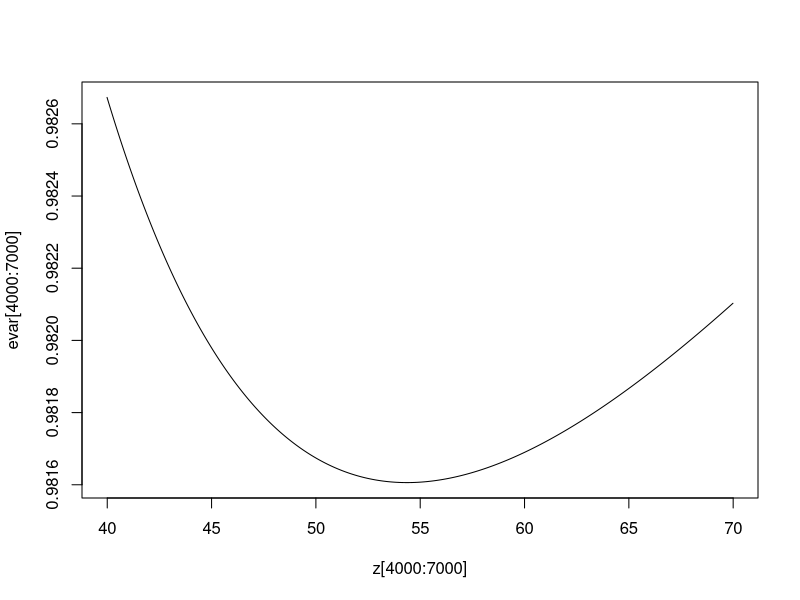

Source code (R): (Note: this script raises an error after producing the figure.)
## ---- chunk 1
a = 0.05
z = seq(0,100,0.01)
evar = 1/z * ( log(exp(z)-1) - log(z) - log(0.05))

which.min(evar)

plot(z[4000:7000], evar[4000:7000], type="l")

z[which.min(evar)]
## ---- chunk 2
library(tseries)
library(zoo)

tickers = c("^GSPC", "AAPL", "MSFT", "AMZN", "NVDA", "GOOGL", "BRK-B", "GOOG", "TSLA", "XOM", "UNH")
N = length(tickers)

P = list() # list for holding prices

for (i in 1:N) {
  # cat("Downloading ", i, " out of ", N , "\n")
  P[[i]] = get.hist.quote(instrument = tickers[i], 
    start = as.Date("2015-01-01"), 
    end=as.Date("2020-12-31"), 
    compression="d", quote = "AdjClose", 
    retclass = "zoo", quiet = T)
}
## ---- chunk 3
R_mut=lapply(P, FUN = function(x){ diff(x) /stats::lag(x,-1) }) # calculate MF returns
net_r = matrix(unlist(R_mut), ncol=N)
colnames(net_r) = tickers
head(net_r)
## ---- chunk 4
S0 = 1000

A2 = P[[2]]["2018-11-08"]
A1 = P[[2]]["2016-10-31"]

St = (A2[[1]]-A1[[1]]) * S0
St
## ---- chunk 5
# By our in class theory, we now the that the weighted sum of net returns are 
# still net returns (here I just divide by 2 as they are equally weighted)
aapl_xom = net_r[,c(2,10)]
rp = rowSums(aapl_xom) / 2

c_fitted = MASS::fitdistr(rp, "t")
c_fitted
## ---- chunk 6
d_fitted = MASS::fitdistr(aapl_xom , "t")
d_fitted

sigma = d_fitted$estimate[[2]]
v = d_fitted$estimate[[3]]
var = sigma^2 * (v / (v-2))
var
## ---- chunk 7
library(quadprog)
mkt = net_r[,1]
net_r = net_r[,2:11]
COV=cov(net_r)
MU=colMeans(net_r)
SD=sqrt(diag(COV))
N=dim(net_r)[2] 

plot(SD, MU, pch=16, cex=1.2, col= 2, xlim=c(0,.1), ylim=c(-0.001,.004))
abline(v=0, lty=2); abline(h=0, lty=2) 
text(SD, MU, tickers, cex=1, pos=4)

Amat = cbind(rep(1,N),MU)
mu.p = seq( -.001, .006,length=100)
sd.p = mu.p; 

for (i in 1:length(mu.p)) {
  bvec=c(1,mu.p[i]) 
  out=quadprog::solve.QP(Dmat=2*COV,dvec=rep(0,N),Amat=Amat,bvec=bvec,meq=2)
  sd.p[i] = sqrt(out$value)
}
lines(sd.p,mu.p,type="l", lwd=2, col=2) # plot least variance portfolios

## ---- chunk 8
xom = net_r[,10]
mu = mean(xom)
sharpe =(mu)/sd(xom)
sharpe 

model = lm(xom ~ mkt)
beta = model$coefficients[[2]]
treynor = mu/beta
treynor

jensens = model$coefficients[[1]]
jensens
## ---- chunk 9
x = runif(1000)
theta = 2
cly1 = 1/x^(theta)-1

y = runif(1000)
cly2 = 1/y^(theta)-1
plot(x, y)
## ---- chunk 10
x2 = qt(x, 2)
y2 = qt(y, 4)
plot(x2, y2)
